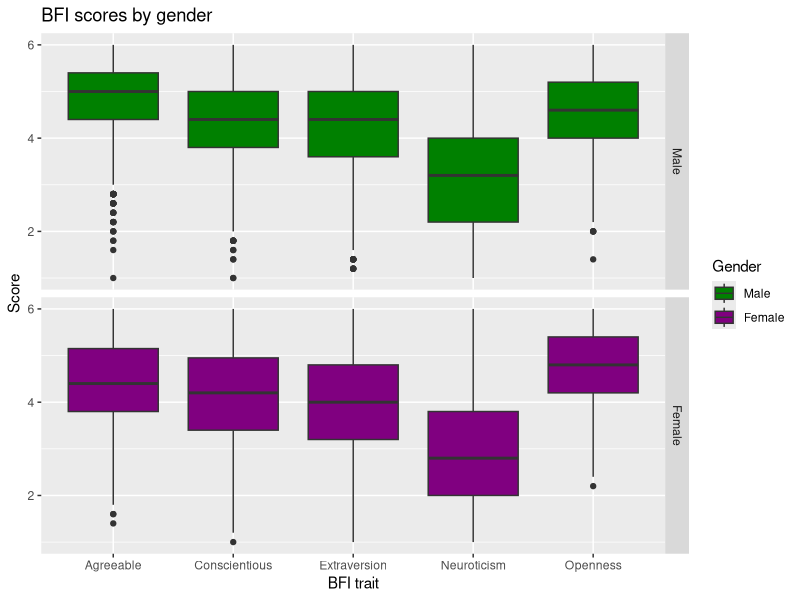
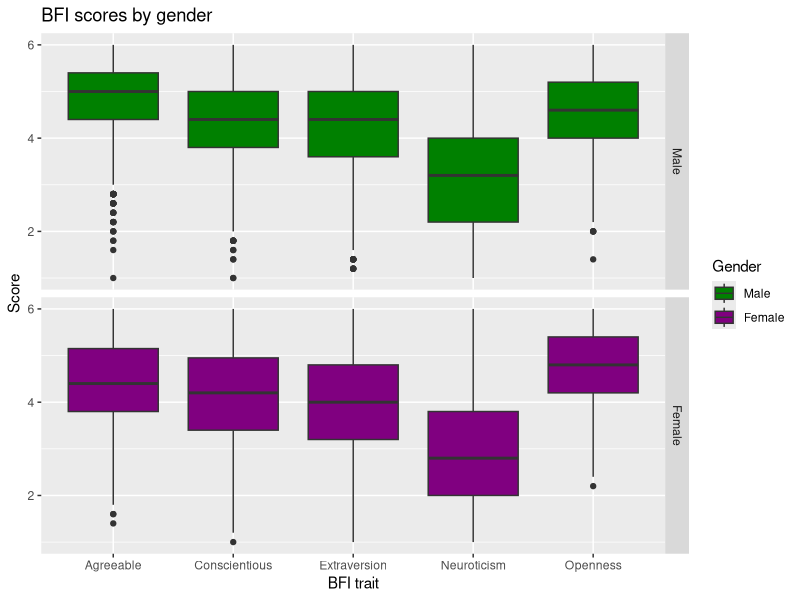
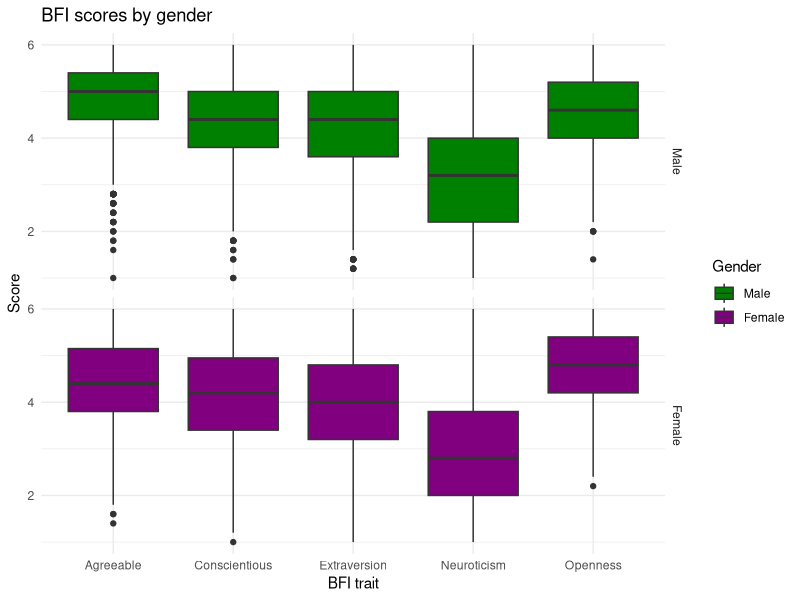
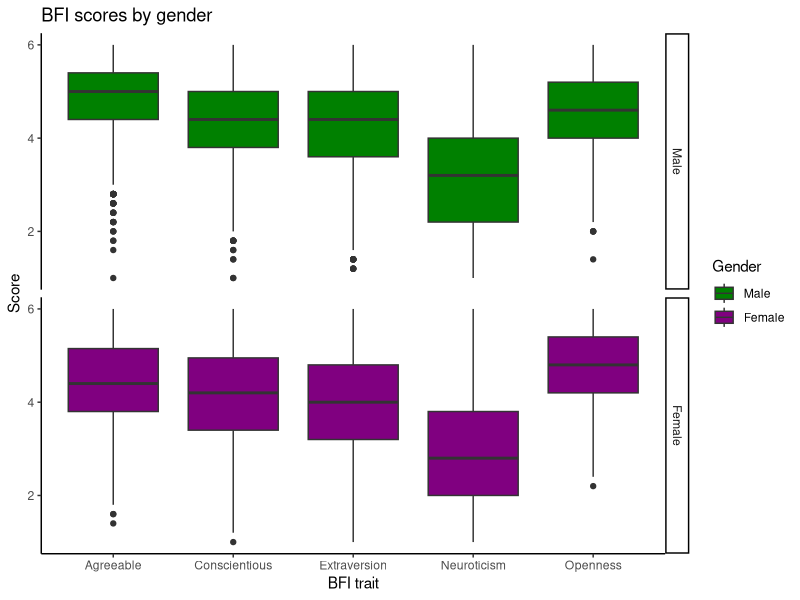
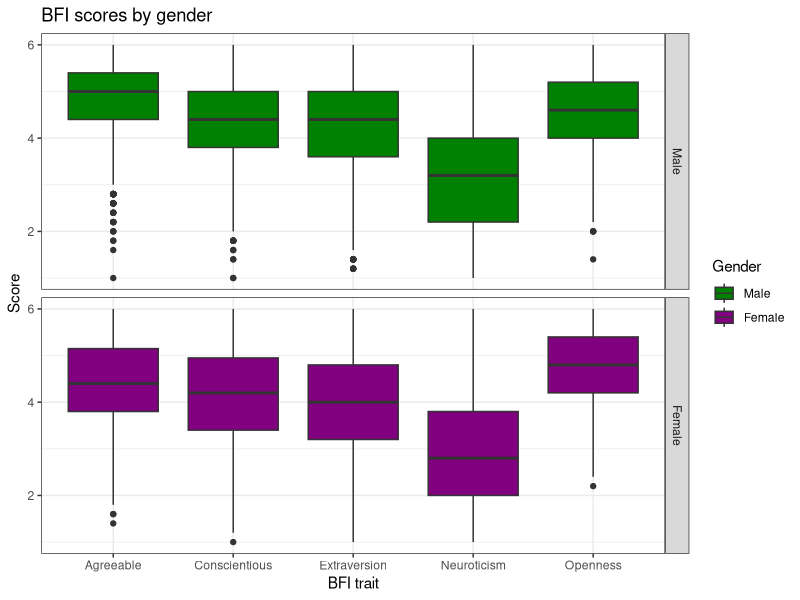
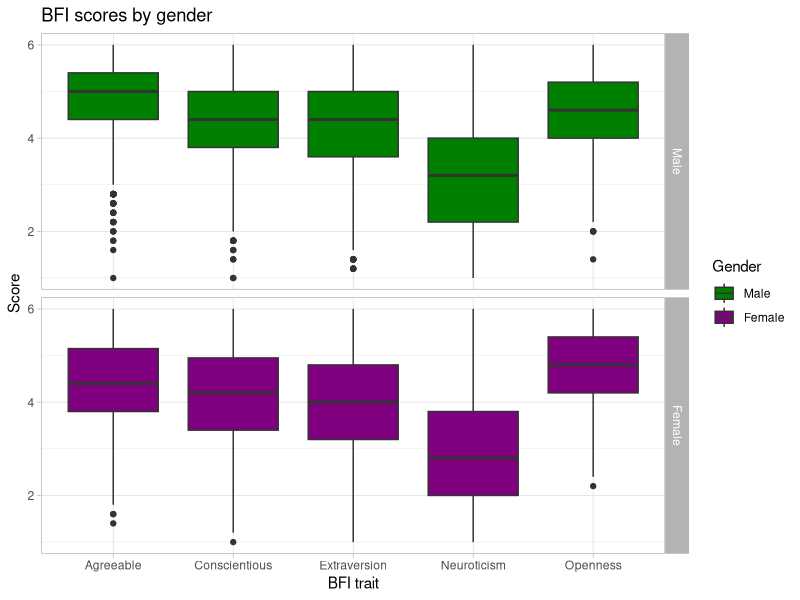
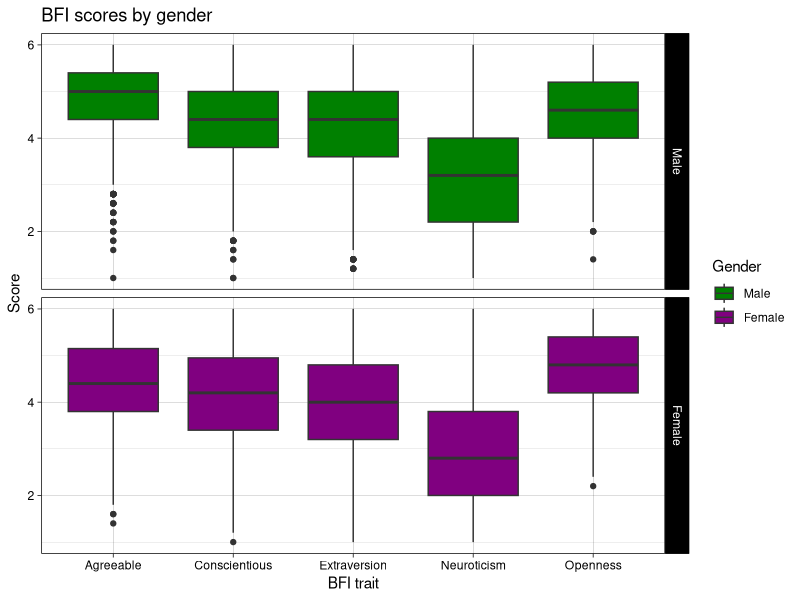
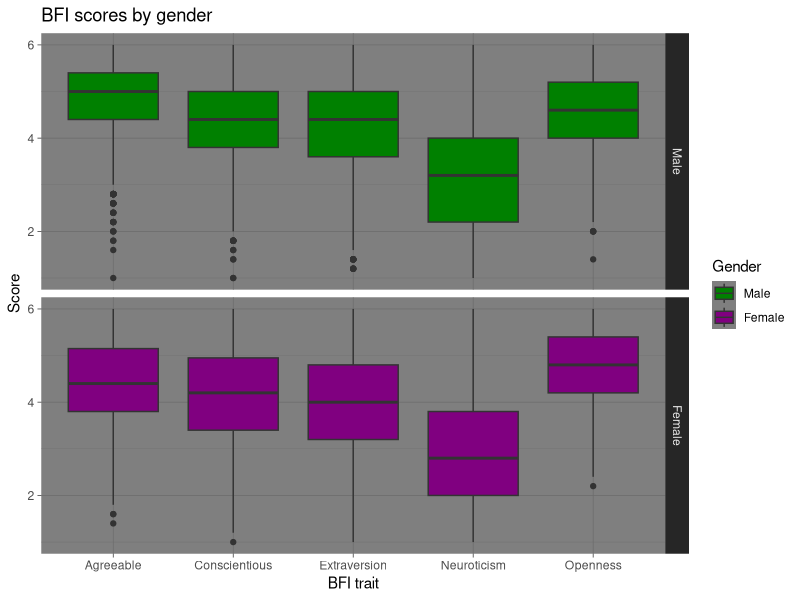

Source code (R) for these figures, in order:
## ---- chunk 1
library(tidyverse)

# Load prepared dataset (created by src/data_prep/bfi_traits.R)
scores <- read_csv2("../assets/data/bfi_traits.csv")

# Base plot: keep geometry constant, no explicit theme here
base_plot <- scores %>%
  pivot_longer(
    cols = agree:openness,
    names_to = "trait",
    values_to = "score"
  ) %>%
  mutate(
    gender = factor(gender, labels = c("Male", "Female")),
    trait = factor(
      trait,
      levels = c("agree", "conscientious", "extraversion", "neuroticism", "openness"),
      labels = c("Agreeable", "Conscientious", "Extraversion", "Neuroticism", "Openness")
    )
  ) %>%
  ggplot(aes(x = trait, y = score, fill = gender)) +
  geom_boxplot() +
  labs(
    x = "BFI trait",
    y = "Score",
    title = "BFI scores by gender"
  ) +
  scale_fill_manual(
    name = "Gender",
    values = c("#008000", "#800080")
  ) +
  facet_grid(rows = vars(gender), labeller = label_value)
## ---- chunk 2
base_plot
## ---- chunk 3
base_plot + theme_gray()
## ---- chunk 4
base_plot + theme_minimal()
## ---- chunk 5
base_plot + theme_classic()
## ---- chunk 6
base_plot + theme_bw()
## ---- chunk 7
base_plot + theme_light()
## ---- chunk 8
base_plot + theme_linedraw()
## ---- chunk 9
base_plot + theme_dark()
## ---- chunk 10
base_plot + theme_void()
